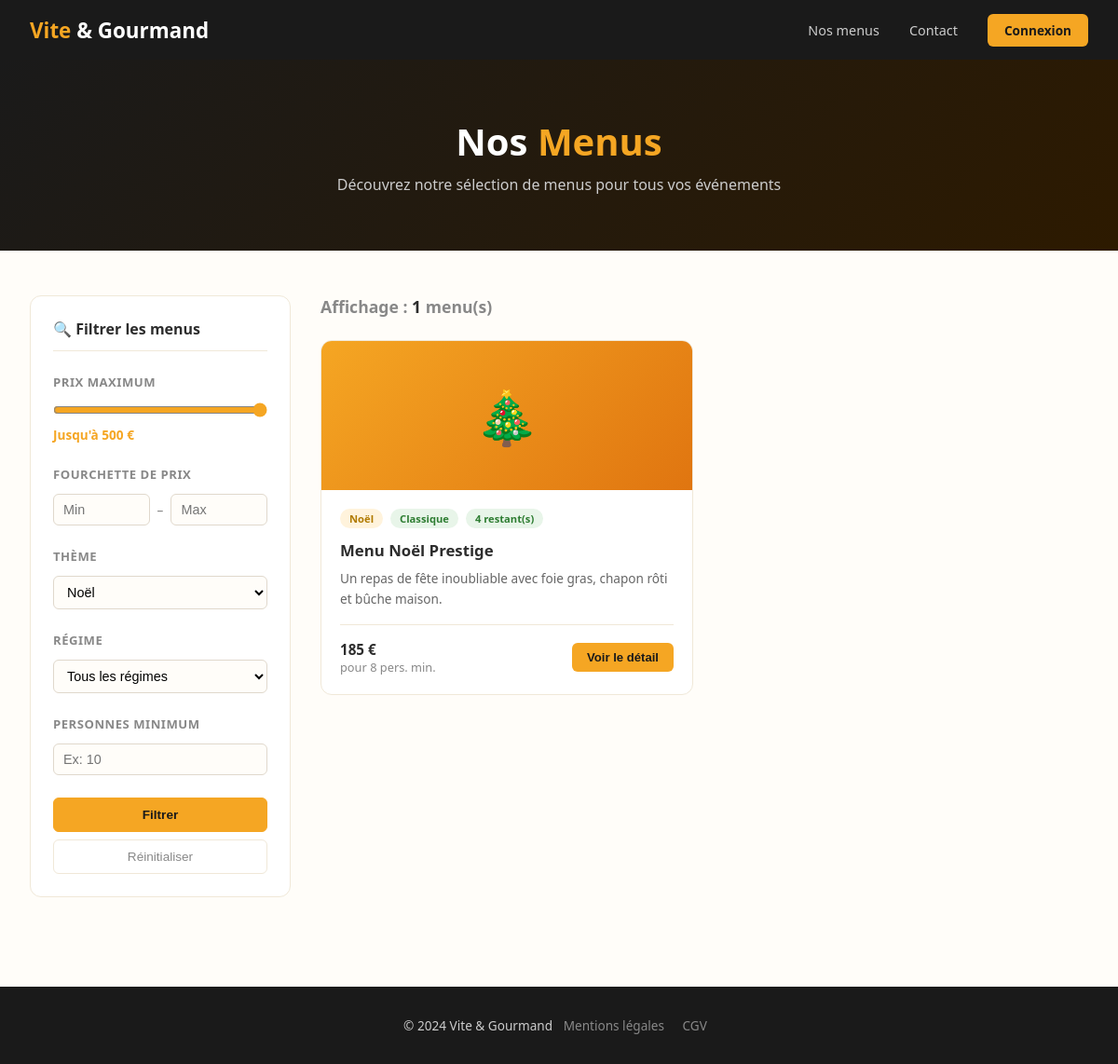
The app's page /menus.php?theme=Noël with its own data.
### tables this page shows
CREATE TABLE `menu` (
  `menu_id` int(11) NOT NULL,
  `titre` varchar(100) DEFAULT NULL,
  `description` text DEFAULT NULL,
  `prix` double DEFAULT NULL,
  `nb_personne_minimum` int(11) DEFAULT NULL,
  `quantite_restante` int(11) DEFAULT NULL,
  `theme_id` int(11) DEFAULT NULL,
  `regime_id` int(11) DEFAULT NULL,
  `conditions` text DEFAULT NULL
);

CREATE TABLE `theme` (
  `theme_id` int(11) NOT NULL,
  `libelle` varchar(50) DEFAULT NULL
);

CREATE TABLE `regime` (
  `regime_id` int(11) NOT NULL,
  `libelle` varchar(50) DEFAULT NULL
);

### menus.php (the view, shortened to what this page needs)
<?php
require_once 'config.php';
$prix_max = isset($_GET['prix_max']) ? (float)$_GET['prix_max'] : 9999;
$prix_min = isset($_GET['prix_min']) ? (float)$_GET['prix_min'] : 0;
$theme = isset($_GET['theme']) ? $_GET['theme'] : '';
$sql = "SELECT m.*, t.libelle as theme, r.libelle as regime
        FROM menu m
        JOIN theme t ON m.theme_id = t.theme_id
        JOIN regime r ON m.regime_id = r.regime_id
        WHERE m.prix <= :prix_max
        AND m.prix >= :prix_min";
$params = [':prix_max' => $prix_max, ':prix_min' => $prix_min];
if($theme !== '') {
    $sql .= " AND t.libelle = :theme";
    $params[':theme'] = $theme;
}
$stmt = $pdo->prepare($sql);
$stmt->execute($params);
$menus = $stmt->fetchAll();
?>
<!DOCTYPE html>
<html lang="fr">
<head>
</head>
<body>
<nav>
  <a href="index.html" class="logo">Vite <span>& Gourmand</span></a>
  <div class="nav-links">
    <a href="menus.php">Nos menus</a>
    <a href="contact.html">Contact</a>
    <a href="login.php" class="btn-login">Connexion</a>
  </div>
</nav>
<div class="page-header">
  <h1>Nos <span>Menus</span></h1>
  <p>Découvrez notre sélection de menus pour tous vos événements</p>
</div>
<div class="main">
  <aside class="filters">
    <h3>🔍 Filtrer les menus</h3>
    <form method="GET" action="menus.php">
      <div class="filter-group">
        <label>Prix maximum</label>
        <input type="range" name="prix_max" min="50" max="500" value="<?= isset($_GET['prix_max'])?htmlspecialchars($_GET['prix_max']):500 ?>" oninput="this.nextElementSibling.querySelector('span').textContent=this.value">
        <div class="range-val">Jusqu'à <span><?= isset($_GET['prix_max'])?htmlspecialchars($_GET['prix_max']):500 ?></span> €</div>
      </div>
      <div class="filter-group">
        <label>Fourchette de prix</label>
        <div class="price-range">
          <input type="number" name="prix_min" placeholder="Min" value="<?= isset($_GET['prix_min'])?htmlspecialchars($_GET['prix_min']):'' ?>">
          <span>–</span>
          <input type="number" name="prix_fin" placeholder="Max" value="<?= isset($_GET['prix_fin'])?htmlspecialchars($_GET['prix_fin']):'' ?>">
        </div>
      </div>
      <div class="filter-group">
        <label>Thème</label>
        <select name="theme">
          <option value="Noël" <?= (isset($_GET['theme'])&&$_GET['theme']==='Noël')?'selected':'' ?>>Noël</option>
        </select>
      </div>
      <div class="filter-group">
        <label>Régime</label>
        <select name="regime">
          <option value="">Tous les régimes</option>
        </select>
      </div>
      <div class="filter-group">
        <label>Personnes minimum</label>
        <input type="number" name="personnes" placeholder="Ex: 10" value="<?= isset($_GET['personnes'])?htmlspecialchars($_GET['personnes']):'' ?>">
      </div>
      <button type="submit" class="btn-reset" style="background:#f5a623;color:#1a1a1a;font-weight:700;border-color:#f5a623;margin-bottom:.5rem">Filtrer</button>
      <a href="menus.php"><button type="button" class="btn-reset">Réinitialiser</button></a>
    </form>
  </aside>
  <div class="menus-section">
    <h2>Affichage : <span><?= count($menus) ?></span> menu(s)</h2>
    <div class="menus-grid">
      <?php if(count($menus) === 0): ?>
        <div class="no-result"><p>Aucun menu ne correspond à vos critères.</p></div>
      <?php else: ?>
        <?php foreach($menus as $menu): ?>
          <?php
            $emojis = [1=>'🎄',2=>'🐣',3=>'💍',4=>'🥗',5=>'🌱',6=>'🏢'];
            $emoji = $emojis[$menu['menu_id']] ?? '🍽️';
          ?>
          <div class="menu-card">
            <div class="menu-img"><?= $emoji ?></div>
            <div class="menu-body">
              <div class="menu-badges">
                <span class="badge badge-theme"><?= htmlspecialchars($menu['theme']) ?></span>
                <span class="badge badge-regime"><?= htmlspecialchars($menu['regime']) ?></span>
                <span class="badge badge-stock <?= $menu['quantite_restante']==0?'complet':'' ?>">
                  <?= $menu['quantite_restante']>0 ? $menu['quantite_restante'].' restant(s)' : 'Complet' ?>
                </span>
              </div>
              <div class="menu-title"><?= htmlspecialchars($menu['titre']) ?></div>
              <div class="menu-desc"><?= htmlspecialchars($menu['description']) ?></div>
              <div class="menu-footer">
                <div class="menu-info">
                  <strong><?= $menu['prix'] ?> €</strong>
                  pour <?= $menu['nb_personne_minimum'] ?> pers. min.
                </div>
                <button class="btn-detail" onclick="window.location.href='detail-menu.php?id=<?= $menu['menu_id'] ?>'">Voir le détail</button>
              </div>
            </div>
          </div>
        <?php endforeach; ?>
      <?php endif; ?>
    </div>
  </div>
</div>
<footer>
  <span>© 2024 Vite & Gourmand</span>
  <a href="mentions-legales.html">Mentions légales</a>
  <a href="cgv.html">CGV</a>
</footer>
</body>
</html>

### menus.php (style rules this page uses)
* { margin:0;padding:0;box-sizing:border-box }
body { font-family:'Segoe UI',sans-serif;color:#2d2d2d;background:#fffdf9 }
a { text-decoration:none;color:inherit }
nav { background:#1a1a1a;padding:0 2rem;display:flex;align-items:center;justify-content:space-between;height:64px;position:sticky;top:0;z-index:100 }
.logo { color:#f5a623;font-size:1.4rem;font-weight:700 }
.logo span { color:#fff }
.nav-links { display:flex;gap:2rem;align-items:center }
.nav-links a { color:#ccc;font-size:.9rem;transition:color .2s }
.btn-login { background:#f5a623;color:#1a1a1a!important;padding:8px 18px;border-radius:6px;font-weight:600;font-size:.85rem!important }
.page-header { background:linear-gradient(135deg,#1a1a1a,#2d1a00);color:#fff;padding:60px 2rem;text-align:center }
.page-header h1 { font-size:2.5rem;font-weight:800;margin-bottom:.5rem }
.page-header h1 span { color:#f5a623 }
.page-header p { color:#ccc;font-size:1rem }
.main { max-width:1200px;margin:0 auto;padding:3rem 2rem;display:grid;grid-template-columns:280px 1fr;gap:2rem }
.filters { background:#fff;border:1px solid #f0e8d8;border-radius:12px;padding:1.5rem;height:fit-content;position:sticky;top:80px }
.filters h3 { font-size:1rem;font-weight:700;margin-bottom:1.5rem;padding-bottom:.75rem;border-bottom:1px solid #f0e8d8 }
.filter-group { margin-bottom:1.5rem }
.filter-group label { display:block;font-size:.82rem;font-weight:600;color:#888;text-transform:uppercase;letter-spacing:.5px;margin-bottom:.75rem }
.filter-group input[type=range] { width:100%;accent-color:#f5a623 }
.range-val { font-size:.85rem;color:#f5a623;font-weight:600;margin-top:.25rem }
.filter-group select { width:100%;padding:8px 10px;border:1px solid #e0d8cc;border-radius:6px;font-size:.9rem;background:#fffdf9 }
.filter-group input[type=number] { width:100%;padding:8px 10px;border:1px solid #e0d8cc;border-radius:6px;font-size:.9rem;background:#fffdf9 }
.price-range { display:flex;gap:.5rem;align-items:center;font-size:.85rem;color:#888 }
.price-range input { width:80px }
.btn-reset { width:100%;padding:10px;background:transparent;border:1px solid #f0e8d8;border-radius:6px;font-size:.85rem;color:#888;cursor:pointer }
.menus-section h2 { font-size:1.1rem;color:#888;margin-bottom:1.5rem }
.menus-section h2 span { color:#2d2d2d;font-weight:700 }
.menus-grid { display:grid;grid-template-columns:repeat(auto-fill,minmax(280px,1fr));gap:1.5rem }
.menu-card { background:#fff;border:1px solid #f0e8d8;border-radius:12px;overflow:hidden;transition:transform .2s,box-shadow .2s }
.menu-img { height:160px;display:flex;align-items:center;justify-content:center;font-size:3.5rem;background:linear-gradient(135deg,#f5a623,#e07510) }
.menu-body { padding:1.25rem }
.menu-badges { display:flex;gap:.5rem;flex-wrap:wrap;margin-bottom:.75rem }
.badge { font-size:.7rem;padding:3px 10px;border-radius:99px;font-weight:600 }
.badge-theme { background:#fff3dc;color:#b07a00 }
.badge-regime { background:#e8f5e9;color:#2e7d32 }
.badge-stock { background:#e8f5e9;color:#2e7d32 }
.menu-title { font-size:1.05rem;font-weight:700;margin-bottom:.5rem }
.menu-desc { font-size:.85rem;color:#666;line-height:1.6;margin-bottom:1rem;display:-webkit-box;-webkit-line-clamp:2;-webkit-box-orient:vertical;overflow:hidden }
.menu-footer { display:flex;align-items:center;justify-content:space-between;padding-top:1rem;border-top:1px solid #f0e8d8 }
.menu-info { font-size:.8rem;color:#888 }
.menu-info strong { color:#2d2d2d;font-size:.95rem;display:block }
.btn-detail { background:#f5a623;color:#1a1a1a;padding:8px 16px;border-radius:6px;font-size:.82rem;font-weight:700;border:none;cursor:pointer }
footer { background:#1a1a1a;color:#ccc;padding:2rem;text-align:center;font-size:.85rem;margin-top:3rem }
footer a { color:#888;margin:0 .5rem }

### records on screen
menu: menu_id "🎄", theme.libelle "Noël", regime.libelle "Classique", quantite_restante "4", titre "Menu Noël Prestige", description "Un repas de fête inoubliable avec foie gras, chapon rôti et bûche maison.", prix "185", nb_personne_minimum "8"

### other values on screen
count($menus) "1"
